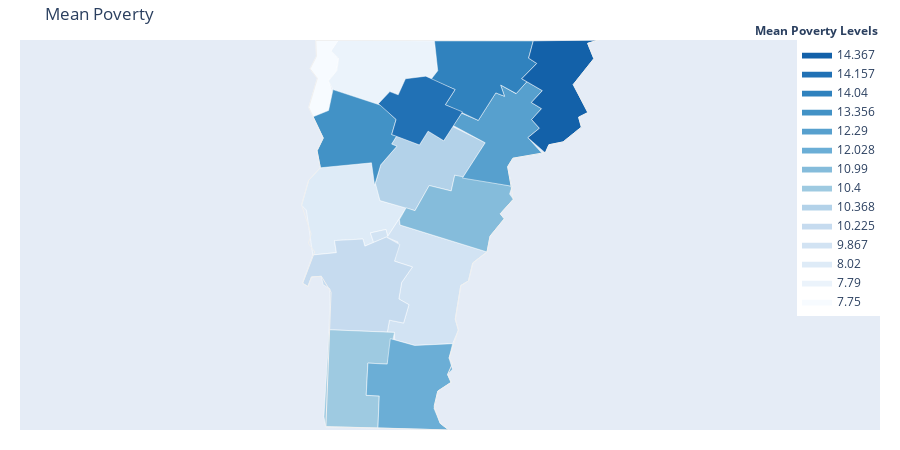

Notebook source saved alongside this figure:
### Code cell
poverty_map = gen_choropleth(mean_poverty, 'Mean Poverty', 'Mean Poverty Levels', fips)
poverty_map.show()

### Figure 1 — Plotly figure (JSON) as saved in the notebook; plotly's stock layout.template omitted (floating-point values rounded to 4 significant figures)
{"data": [{"fill": "toself", "fillcolor": "#f7fbff", "hoverinfo": "none", "line": {"color": "rgb(255,255,255)", "width": 0.5}, "mode": "lines", "name": "7.75", "type": "scatter", "x": [-73.39, -73.33, -73.38, -73.34, -73.34, -73.19, -73.24, -73.19, -73.21, -73.26, -73.23, -73.25, -73.36, -73.39, null], "y": [44.62, 44.79, 44.85, 44.92, 45.01, 45.01, 44.95, 44.9, 44.83, 44.78, 44.69, 44.61, 44.56, 44.62, null]}, {"fill": "toself", "fillcolor": "#ebf3fb", "hoverinfo": "none", "line": {"color": "rgb(255,255,255)", "width": 0.5}, "mode": "lines", "name": "7.79", "type": "scatter", "x": [-73.26, -73.2, -73.19, -73.24, -73.19, -72.55, -72.53, -72.58, -72.75, -72.8, -72.85, -72.92, -73.23, -73.26, null], "y": [44.77, 44.84, 44.91, 44.95, 45.01, 45.01, 44.83, 44.78, 44.79, 44.69, 44.71, 44.63, 44.72, 44.77, null]}, {"fill": "toself", "fillcolor": "#deebf7", "hoverinfo": "none", "line": {"color": "rgb(255,255,255)", "width": 0.5}, "mode": "lines", "name": "8.02", "type": "scatter", "x": [-73.44, -73.39, -73.31, -73.02, -72.97, -72.92, -72.74, -72.87, -72.88, -72.98, -72.96, -73.02, -73.03, -73.22, -73.21, -73.36, -73.41, -73.44, null], "y": [44.05, 44.19, 44.26, 44.3, 44.29, 44.07, 44.03, 43.86, 43.9, 43.88, 43.83, 43.8, 43.85, 43.84, 43.77, 43.75, 44.02, 44.05, null]}, {"fill": "toself", "fillcolor": "#d2e3f3", "hoverinfo": "none", "line": {"color": "rgb(255,255,255)", "width": 0.5}, "mode": "lines", "name": "9.867", "type": "scatter", "x": [-72.98, -72.88, -72.87, -72.79, -72.78, -72.21, -72.3, -72.33, -72.38, -72.42, -72.4, -72.43, -72.69, -72.82, -72.82, -72.87, -72.85, -72.76, -72.72, -72.79, -72.77, -72.7, -72.82, -72.8, -72.87, -72.96, -72.98, null], "y": [43.88, 43.9, 43.86, 43.96, 43.93, 43.77, 43.71, 43.6, 43.57, 43.38, 43.31, 43.23, 43.22, 43.26, 43.3, 43.3, 43.37, 43.35, 43.46, 43.5, 43.59, 43.68, 43.72, 43.83, 43.86, 43.83, 43.88, null]}, {"fill": "toself", "fillcolor": "#c6dbef", "hoverinfo": "none", "line": {"color": "rgb(255,255,255)", "width": 0.5}, "mode": "lines", "name": "10.225", "type": "scatter", "x": [-73.43, -73.36, -73.21, -73.22, -73.03, -73.02, -72.87, -72.78, -72.82, -72.7, -72.77, -72.79, -72.72, -72.76, -72.85, -72.87, -73.25, -73.25, -73.29, -73.31, -73.37, -73.4, -73.43, null], "y": [43.59, 43.75, 43.77, 43.84, 43.85, 43.8, 43.86, 43.81, 43.72, 43.68, 43.59, 43.5, 43.46, 43.35, 43.37, 43.3, 43.31, 43.55, 43.58, 43.63, 43.62, 43.57, 43.59, null]}, {"fill": "toself", "fillcolor": "#b3d2e9", "hoverinfo": "none", "line": {"color": "rgb(255,255,255)", "width": 0.5}, "mode": "lines", "name": "10.368", "type": "scatter", "x": [-72.95, -72.91, -72.8, -72.84, -72.8, -72.65, -72.6, -72.49, -72.43, -72.22, -72.37, -72.42, -72.44, -72.59, -72.68, -72.92, -72.95, null], "y": [44.17, 44.28, 44.39, 44.4, 44.45, 44.4, 44.48, 44.42, 44.51, 44.41, 44.2, 44.22, 44.13, 44.16, 44.01, 44.07, 44.17, null]}, {"fill": "toself", "fillcolor": "#9ecae1", "hoverinfo": "none", "line": {"color": "rgb(255,255,255)", "width": 0.5}, "mode": "lines", "name": "10.4", "type": "scatter", "x": [-73.29, -73.25, -72.82, -72.87, -73.0, -73.01, -72.92, -72.93, -73.28, -73.29, null], "y": [42.8, 43.31, 43.3, 43.11, 43.12, 42.93, 42.93, 42.74, 42.75, 42.8, null]}, {"fill": "toself", "fillcolor": "#85bcdb", "hoverinfo": "none", "line": {"color": "rgb(255,255,255)", "width": 0.5}, "mode": "lines", "name": "10.99", "type": "scatter", "x": [-72.79, -72.74, -72.68, -72.59, -72.44, -72.42, -72.04, -72.05, -72.03, -72.12, -72.09, -72.18, -72.21, -72.78, -72.79, null], "y": [43.96, 44.03, 44.01, 44.16, 44.13, 44.22, 44.16, 44.11, 44.08, 43.99, 43.97, 43.86, 43.77, 43.93, 43.96, null]}, {"fill": "toself", "fillcolor": "#6baed6", "hoverinfo": "none", "line": {"color": "rgb(255,255,255)", "width": 0.5}, "mode": "lines", "name": "12.028", "type": "scatter", "x": [-73.01, -73.0, -72.87, -72.85, -72.69, -72.43, -72.46, -72.44, -72.47, -72.44, -72.53, -72.56, -72.52, -72.46, -72.93, -72.92, -73.01, -73.01, null], "y": [42.96, 43.12, 43.11, 43.26, 43.22, 43.23, 43.15, 43.08, 43.05, 43.01, 42.95, 42.85, 42.77, 42.73, 42.74, 42.93, 42.93, 42.96, null]}, {"fill": "toself", "fillcolor": "#57a0ce", "hoverinfo": "none", "line": {"color": "rgb(255,255,255)", "width": 0.5}, "mode": "lines", "name": "12.29", "type": "scatter", "x": [-72.43, -72.37, -72.26, -72.15, -72.09, -72.11, -72.01, -71.94, -71.84, -71.91, -71.84, -71.91, -71.86, -71.93, -71.84, -72.03, -72.07, -72.04, -72.37, -72.22, -72.43, null], "y": [44.51, 44.58, 44.54, 44.7, 44.68, 44.75, 44.7, 44.77, 44.72, 44.65, 44.61, 44.55, 44.5, 44.44, 44.35, 44.32, 44.27, 44.16, 44.2, 44.41, 44.51, null]}, {"fill": "toself", "fillcolor": "#4292c6", "hoverinfo": "none", "line": {"color": "rgb(255,255,255)", "width": 0.5}, "mode": "lines", "name": "13.356", "type": "scatter", "x": [-73.36, -73.26, -73.23, -72.91, -72.81, -72.84, -72.8, -72.84, -72.8, -72.91, -72.95, -72.97, -73.31, -73.33, -73.29, -73.36, null], "y": [44.56, 44.6, 44.72, 44.63, 44.55, 44.46, 44.45, 44.4, 44.39, 44.28, 44.16, 44.29, 44.26, 44.36, 44.44, 44.56, null]}, {"fill": "toself", "fillcolor": "#3082be", "hoverinfo": "none", "line": {"color": "rgb(255,255,255)", "width": 0.5}, "mode": "lines", "name": "14.04", "type": "scatter", "x": [-72.53, -72.55, -71.9, -71.93, -71.87, -71.97, -71.94, -72.01, -72.11, -72.09, -72.15, -72.26, -72.48, -72.42, -72.58, -72.53, null], "y": [44.83, 45.01, 45.01, 44.91, 44.88, 44.79, 44.77, 44.7, 44.75, 44.68, 44.7, 44.54, 44.63, 44.72, 44.78, 44.83, null]}, {"fill": "toself", "fillcolor": "#2171b5", "hoverinfo": "none", "line": {"color": "rgb(255,255,255)", "width": 0.5}, "mode": "lines", "name": "14.157", "type": "scatter", "x": [-72.93, -72.85, -72.8, -72.75, -72.61, -72.42, -72.48, -72.37, -72.49, -72.6, -72.65, -72.84, -72.81, -72.93, null], "y": [44.64, 44.71, 44.69, 44.79, 44.8, 44.72, 44.63, 44.59, 44.42, 44.48, 44.4, 44.46, 44.55, 44.64, null]}, {"fill": "toself", "fillcolor": "#1361a9", "hoverinfo": "none", "line": {"color": "rgb(255,255,255)", "width": 0.5}, "mode": "lines", "name": "14.367", "type": "scatter", "x": [-71.96, -71.87, -71.93, -71.9, -71.46, -71.54, -71.49, -71.63, -71.53, -71.6, -71.58, -71.7, -71.79, -71.82, -71.93, -71.86, -71.91, -71.84, -71.91, -71.84, -71.97, -71.96, null], "y": [44.8, 44.88, 44.91, 45.01, 45.01, 44.99, 44.9, 44.75, 44.59, 44.56, 44.5, 44.42, 44.4, 44.35, 44.44, 44.5, 44.55, 44.61, 44.65, 44.72, 44.79, 44.8, null]}, {"hoverinfo": "text", "legendgroup": "centroids", "marker": {"color": "white", "opacity": 0}, "mode": "markers", "name": "US Counties", "selected": {"marker": {"color": "white", "opacity": 1, "size": 3}}, "showlegend": false, "text": ["County: Addison<br>State: Vermont<br>FIPS: 50001<br>Value: 8.02", "County: Bennington<br>State: Vermont<br>FIPS: 50003<br>Value: 10.4", "County: Caledonia<br>State: Vermont<br>FIPS: 50005<br>Value: 12.29", "County: Chittenden<br>State: Vermont<br>FIPS: 50007<br>Value: 13.356", "County: Essex<br>State: Vermont<br>FIPS: 50009<br>Value: 14.367", "County: Franklin<br>State: Vermont<br>FIPS: 50011<br>Value: 7.79", "County: Grand Isle<br>State: Vermont<br>FIPS: 50013<br>Value: 7.75", "County: Lamoille<br>State: Vermont<br>FIPS: 50015<br>Value: 14.157", "County: Orange<br>State: Vermont<br>FIPS: 50017<br>Value: 10.99", "County: Orleans<br>State: Vermont<br>FIPS: 50019<br>Value: 14.04", "County: Rutland<br>State: Vermont<br>FIPS: 50021<br>Value: 10.225", "County: Washington<br>State: Vermont<br>FIPS: 50023<br>Value: 10.368", "County: Windham<br>State: Vermont<br>FIPS: 50025<br>Value: 12.028", "County: Windsor<br>State: Vermont<br>FIPS: 50027<br>Value: 9.867"], "type": "scatter", "unselected": {"marker": {"opacity": 0}}, "x": [-73.14, -73.09, -72.1, -73.08, -71.74, -72.91, -73.29, -72.64, -72.38, -72.24, -73.04, -72.61, -72.71, -72.59], "y": [44.03, 43.04, 44.46, 44.46, 44.73, 44.86, 44.8, 44.61, 44.01, 44.83, 43.58, 44.27, 42.99, 43.58]}, {"hoverinfo": "text", "legendgroup": "States", "line": {"color": "rgb(240, 240, 240)", "width": 1}, "mode": "lines", "showlegend": false, "type": "scatter", "x": [-73.44, -73.39, -73.31, -73.33, -73.29, -73.39, -73.33, -73.38, -73.34, -73.34, -71.46, -71.54, -71.49, -71.63, -71.53, -71.6, -71.58, -71.7, -71.79, -71.81, -72.03, -72.07, -72.03, -72.12, -72.09, -72.18, -72.2, -72.3, -72.33, -72.38, -72.42, -72.4, -72.46, -72.43, -72.47, -72.44, -72.53, -72.56, -72.52, -72.46, -73.28, -73.24, -73.31, -73.37, -73.4, -73.43, -73.35, -73.39, -73.37, -73.44, null], "y": [44.05, 44.19, 44.27, 44.36, 44.44, 44.62, 44.79, 44.85, 44.92, 45.01, 45.01, 44.99, 44.9, 44.75, 44.59, 44.56, 44.5, 44.42, 44.4, 44.35, 44.32, 44.27, 44.08, 43.99, 43.97, 43.86, 43.77, 43.71, 43.6, 43.57, 43.38, 43.31, 43.15, 43.12, 43.05, 43.01, 42.95, 42.87, 42.77, 42.73, 42.75, 43.53, 43.63, 43.62, 43.57, 43.59, 43.77, 43.82, 43.88, 44.05, null]}], "layout": {"annotations": [{"showarrow": false, "text": "<b>Mean Poverty Levels</b>", "x": 1, "xanchor": "right", "xref": "paper", "y": 1.05, "yref": "paper"}], "dragmode": "select", "height": 450, "hovermode": "closest", "legend": {"traceorder": "reversed", "x": 1, "xanchor": "right", "y": 1, "yanchor": "top"}, "margin": {"b": 20, "l": 20, "r": 20, "t": 40}, "title": {"text": "Mean Poverty"}, "width": 900, "xaxis": {"autorange": false, "fixedrange": true, "range": [-75.31, -69.59], "showgrid": false, "showticklabels": false, "zeroline": false}, "yaxis": {"autorange": false, "fixedrange": true, "range": [42.73, 45.01], "showgrid": false, "showticklabels": false, "zeroline": false}}}
